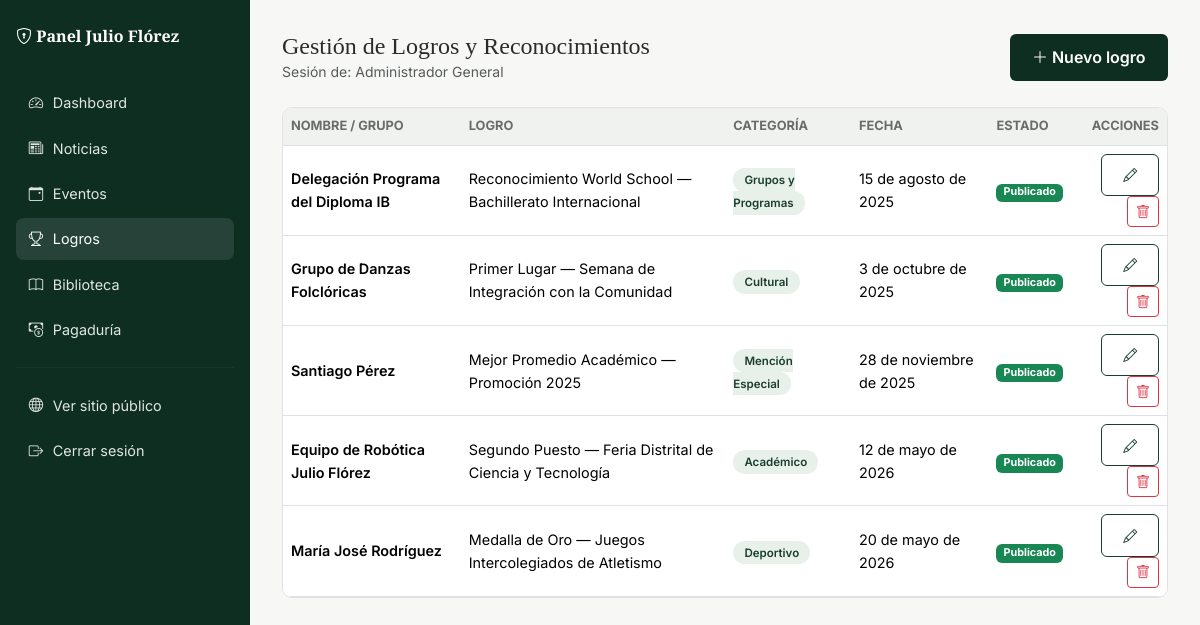
/admin/logros (signed in), run on the app's committed database.
### tables this page shows
CREATE TABLE logros (
        id INTEGER PRIMARY KEY AUTOINCREMENT,
        nombre TEXT NOT NULL,
        categoria TEXT NOT NULL,
        titulo_logro TEXT NOT NULL,
        descripcion TEXT,
        grado TEXT,
        imagen TEXT,
        fecha TEXT NOT NULL,
        publicado INTEGER NOT NULL DEFAULT 1,
        creado_en TEXT DEFAULT CURRENT_TIMESTAMP
    );

### app.py (the view)
@app.route("/admin/logros")
@login_requerido
def admin_logros():
    return render_template("admin/logros_lista.html", activo="logros", logros=log_logro.listar_todos())

### app.py (called while the page is built, shortened)
def login_requerido(vista):
    @wraps(vista)
    def envoltura(*args, **kwargs):
        if not session.get("admin_id"):
            flash("Debes iniciar sesión para acceder al panel administrativo.", "error")
            return redirect(url_for("admin_login"))
        return vista(*args, **kwargs)
    return envoltura

@app.before_request
def verificar_permisos_por_rol():
    ruta = request.path
    if not ruta.startswith("/admin/") and ruta != "/admin":
        return  # ruta pública, no aplica control de roles
    if ruta == "/admin/login" or ruta == "/admin/logout":
        return  # login/logout siempre accesibles
    if not session.get("admin_id"):
        flash("Debes iniciar sesión para acceder al panel administrativo.", "error")
        return redirect(url_for("admin_login"))
    rol = session.get("admin_rol")
    if rol in ("admin", "rector"):
        return  # acceso total, sin restricciones

### modelo/conexion.py (called while the page is built)
def obtener_conexion():
    conexion = sqlite3.connect(RUTA_BD)
    conexion.row_factory = sqlite3.Row
    conexion.execute("PRAGMA foreign_keys = ON")
    return conexion

### modelo/log_logro.py (called while the page is built)
def listar_todos():
    con = obtener_conexion()
    filas = con.execute("SELECT * FROM logros ORDER BY id DESC").fetchall()
    con.close()
    return filas

### templates/admin/logros_lista.html (shortened to what this page needs)
{% extends "layout_admin.html" %}
{% block encabezado %}Gestión de Logros y Reconocimientos{% endblock %}
{% block acciones_topbar %}
<a href="{{ url_for('admin_logro_nuevo') }}" class="btn-institucional"><i class="bi bi-plus-lg"></i> Nuevo logro</a>
{% endblock %}
{% block contenido_admin %}
<div class="tabla-admin">
  <table class="table mb-0">
    <thead><tr><th>Nombre / Grupo</th><th>Logro</th><th>Categoría</th><th>Fecha</th><th>Estado</th><th class="text-end">Acciones</th></tr></thead>
    <tbody>
      {% for l in logros %}
      <tr>
        <td class="fw-semibold">{{ l.nombre }}</td>
        <td>{{ l.titulo_logro }}</td>
        <td><span class="badge-institucional">{{ l.categoria }}</span></td>
        <td>{{ l.fecha }}</td>
        <td>{% if l.publicado %}<span class="badge bg-success">Publicado</span>{% else %}<span class="badge bg-secondary">Borrador</span>{% endif %}</td>
        <td class="text-end">
          <a href="{{ url_for('admin_logro_editar', id_logro=l.id) }}" class="btn btn-sm btn-outline-institucional"><i class="bi bi-pencil"></i></a>
          <form method="POST" action="{{ url_for('admin_logro_eliminar', id_logro=l.id) }}" class="d-inline" onsubmit="return confirm('¿Eliminar este logro?');">
            <button class="btn btn-sm btn-outline-danger"><i class="bi bi-trash"></i></button>
          </form>
        </td>
      </tr>
      {% else %}
      <tr><td colspan="6" class="text-center text-muted py-4">Aún no hay logros registrados. Crea el primero.</td></tr>
      {% endfor %}
    </tbody>
  </table>
</div>
{% endblock %}

### static/Styles/main.css (style rules this page uses)
:root { --verde-oscuro:#0f2e22; --verde:#1a3d2e; --verde-claro:#e8f0ea; --rojo:#c0392b; --rojo-oscuro:#9c2a1e; --amarillo:#d4af37; --amarillo-claro:#f4e4b0; --texto:#2b2b2b; --texto-suave:#6b6b6b; --borde:#e2e2e2; --blanco:#ffffff; --fuente-titulo:'Playfair Display', Georgia, 'Times New Roman', serif; --fuente-texto:'Inter', 'Segoe UI', Arial, sans-serif; --radio:10px; --sombra:0 4px 18px rgba(15,46,34,.08); }
* { box-sizing:border-box }
body { font-family:var(--fuente-texto); color:var(--texto); background:var(--blanco); line-height:1.6; }
a { text-decoration:none; }
.btn-institucional { background:var(--verde-oscuro); color:#fff; border:none; padding:.65rem 1.4rem; border-radius:6px; font-weight:600; transition:.2s; }
.btn-outline-institucional { border:1.5px solid var(--verde); color:var(--verde); padding:.6rem 1.3rem; border-radius:6px; font-weight:600; background:transparent; }
.badge-institucional { background:var(--verde-claro); color:var(--verde); font-weight:600; font-size:.72rem; padding:.3rem .7rem; border-radius:20px; }
.tabla-admin { background:#fff; border-radius:var(--radio); overflow:hidden; border:1px solid var(--borde); }
.tabla-admin table { margin-bottom:0; }
.tabla-admin th { background:#f0f2f0; font-size:.8rem; text-transform:uppercase; color:var(--texto-suave); }
.tabla-admin td { vertical-align:middle; font-size:.9rem; }

### data on the page
logros: nombre "Delegación Programa del Diploma IB", titulo_logro "Reconocimiento World School — Bachillerato Internacional", categoria "Grupos y Programas", fecha "15 de agosto de 2025", publicado "Publicado"
logros: nombre "Grupo de Danzas Folclóricas", titulo_logro "Primer Lugar — Semana de Integración con la Comunidad", categoria "Cultural", fecha "3 de octubre de 2025", publicado "Publicado"
logros: nombre "Santiago Pérez", titulo_logro "Mejor Promedio Académico — Promoción 2025", categoria "Mención Especial", fecha "28 de noviembre de 2025", publicado "Publicado"
logros: nombre "Equipo de Robótica Julio Flórez", titulo_logro "Segundo Puesto — Feria Distrital de Ciencia y Tecnología", categoria "Académico", fecha "12 de mayo de 2026", publicado "Publicado"
logros: nombre "María José Rodríguez", titulo_logro "Medalla de Oro — Juegos Intercolegiados de Atletismo", categoria "Deportivo", fecha "20 de mayo de 2026", publicado "Publicado"

### other printed values
{{ session.get('admin_nombre','') }} "Administrador General"
